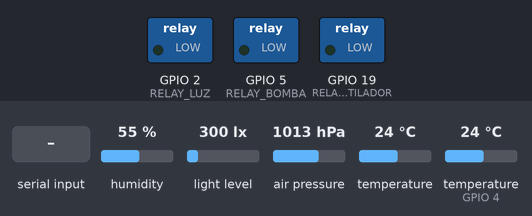
Simulated run of this sketch. Board: ESP32. On the bench: switched loads named in the sketch (green lamp = pin HIGH). Inputs (shaded band) come from the test bench; at power-on: temperature (sensor on GPIO 4) 24 °C, humidity 55 %, light level 300 lx, air pressure 1013 hPa, temperature 24 °C. What the sketch prints to the serial monitor is not drawn.

Above: at 1.3 s.
1.4 s: temperature (sensor on GPIO 4) set to 5 °C
5.2 s: temperature (sensor on GPIO 4) set to 2 °C
At 7.0 s:
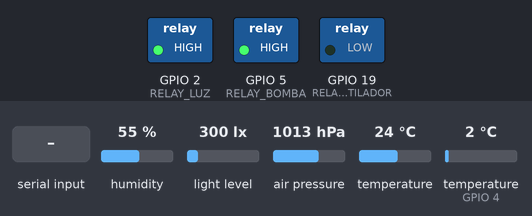
7.5 s: "L" received over Serial
At 7.9 s:
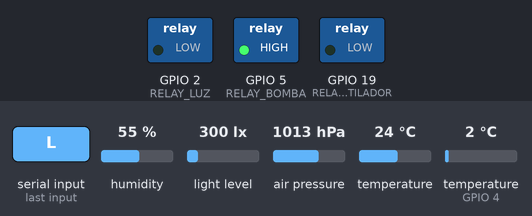
9.5 s: "b90\n" received over Serial
At 9.9 s:
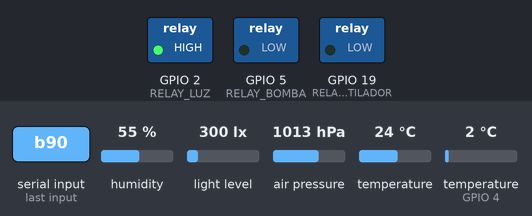
11.5 s: temperature (sensor on GPIO 4) set to 12 °C
At 12.7 s:
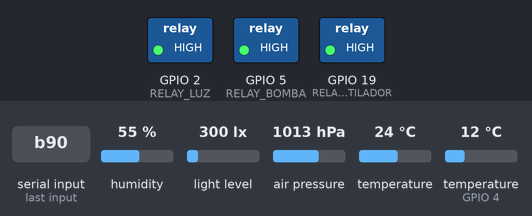
13.5 s: "b,45\n" received over Serial
At 13.9 s:
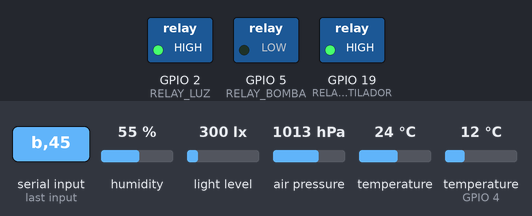
Timing chart, 0 to 16.5 s (numbered marks = the images above; inputs shaded):
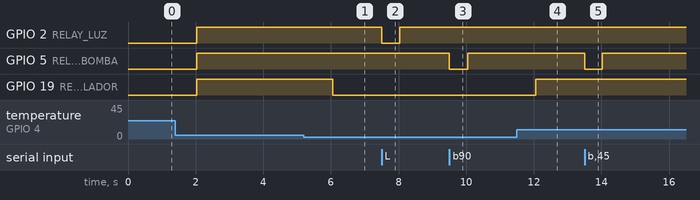

Measured:
- the behaviour switches between 4 and 3 °C on temperature (sensor on GPIO 4) (found by bisection; images 0 and 1)
- after the input at 5.2 s, GPIO 19 (RELAY_VENTILADOR): HIGH → LOW after 0.85 s
- after the input at 7.5 s, GPIO 2 (RELAY_LUZ): HIGH → LOW at once, → HIGH 0.53 s later
- after the input at 9.5 s, GPIO 5 (RELAY_BOMBA): HIGH → LOW at once, → HIGH 0.55 s later
- after the input at 11.5 s, GPIO 19 (RELAY_VENTILADOR): LOW → HIGH after 0.55 s
- after the input at 13.5 s, GPIO 5 (RELAY_BOMBA): HIGH → LOW at once, → HIGH 0.53 s later

The sketch:

prenderActuadores.ino
```cpp
#include <DHT.h>
#include <Wire.h>
#include <Adafruit_BMP085.h>
#include <BH1750.h>

// Definir pines y objetos para DHT11
#define DHT_PIN 4
#define DHT_TYPE DHT11
DHT dht(DHT_PIN, DHT_TYPE);

// Crear objeto BMP180
Adafruit_BMP085 bmp;

// Crear objeto BH1750 (GY-30)
BH1750 lightMeter;

// Pines de los 3 relés para ESP32 - MODIFICADO
#define RELAY_BOMBA 5      // GPIO5 para bomba de agua
#define RELAY_VENTILADOR 19 // GPIO18 para ventilador
#define RELAY_LUZ 2        // GPIO19 para luz

// Variables para estado de sensores
bool dhtAvailable = false;
bool bmpAvailable = false;
bool gy30Available = false;
uint8_t gy30Address = 0;

// Variables para timing
unsigned long previousMillis = 0;
const long interval = 2000;  // Intervalo de 2 segundos

// Variables para control de actuadores
bool bombaState = false;
bool ventiladorState = false;
bool luzState = false;

// Umbrales para activación
float humidityThreshold = 4000.0;    // % humedad para activar bomba
float temperatureThreshold = 3.0; // °C para activar ventilador
float lightThreshold = 10000.0;     // lx para activar LED

void setup() {
  // Iniciar comunicación serial
  Serial.begin(115200);
  Serial.println("Iniciando sistema de sensores con 3 relés en ESP32...");

  // Iniciar I2C
  Wire.begin();

  // Configurar pines de los relés - MODIFICADO para ESP32
  pinMode(RELAY_BOMBA, OUTPUT);
  pinMode(RELAY_VENTILADOR, OUTPUT);
  pinMode(RELAY_LUZ, OUTPUT);

  // Iniciar todos los relés apagados
  digitalWrite(RELAY_BOMBA, LOW);
  digitalWrite(RELAY_VENTILADOR, LOW);
  digitalWrite(RELAY_LUZ, LOW);

  // Verificar sensores disponibles
  verificarSensores();

  Serial.println("✅ Sistema con 3 relés configurado en ESP32:");
  Serial.println("   - Bomba: GPIO " + String(RELAY_BOMBA));
  Serial.println("   - Ventilador: GPIO " + String(RELAY_VENTILADOR));
  Serial.println("   - Luz: GPIO " + String(RELAY_LUZ));

  // Mostrar menú de selección
  mostrarMenuActuadores();

  Serial.println("Sistema listo para leer sensores");
  Serial.println("==================================");
}

void loop() {
  unsigned long currentMillis = millis();

  // Leer comandos seriales
  if (Serial.available()) {
    procesarComando(Serial.read());
  }

  // Leer sensores cada 2 segundos
  if (currentMillis - previousMillis >= interval) {
    previousMillis = currentMillis;

    // Leer solo los sensores disponibles
    if (dhtAvailable) {
      leerDHT11();
    } else {
      Serial.println("=== SENSOR DHT11 ===");
      Serial.println("Sensor no disponible");
    }

    if (bmpAvailable) {
      leerBMP180();
    } else {
      Serial.println("=== SENSOR BMP180 ===");
      Serial.println("Sensor no disponible");
    }

    if (gy30Available) {
      leerGY30();
    } else {
      Serial.println("=== SENSOR GY-30 (BH1750) ===");
      Serial.println("Sensor no disponible");
    }

    // Controlar todos los actuadores automáticamente
    controlarActuadores();

    // Mostrar estado actual
    mostrarEstadoActual();

    Serial.println("==================================");
  }
}

void verificarSensores() {
  // Verificar sensor DHT11
  Serial.print("Verificando sensor DHT11... ");
  dht.begin();
  delay(100);

  float testHumidity = dht.readHumidity();
  float testTemperature = dht.readTemperature();

  if (isnan(testHumidity) || isnan(testTemperature)) {
    Serial.println("NO DISPONIBLE");
    dhtAvailable = false;
  } else {
    Serial.println("OK");
    dhtAvailable = true;
  }

  // Verificar sensor BMP180
  Serial.print("Verificando sensor BMP180... ");
  if (!bmp.begin()) {
    Serial.println("NO DISPONIBLE");
    bmpAvailable = false;
  } else {
    Serial.println("OK");
    bmpAvailable = true;
  }

  // Verificar sensor GY-30 (BH1750)
  Serial.print("Verificando sensor GY-30 (BH1750)... ");
  gy30Available = verificarGY30();

  // Mostrar resumen de sensores disponibles
  Serial.println("\n=== RESUMEN DE SENSORES ===");
  Serial.print("DHT11: ");
  Serial.println(dhtAvailable ? "DISPONIBLE" : "NO DISPONIBLE");
  Serial.print("BMP180: ");
  Serial.println(bmpAvailable ? "DISPONIBLE" : "NO DISPONIBLE");
  Serial.print("GY-30: ");
  Serial.println(gy30Available ? "DISPONIBLE" : "NO DISPONIBLE");
}

bool verificarGY30() {
  if (lightMeter.begin(BH1750::CONTINUOUS_HIGH_RES_MODE, 0x23)) {
    gy30Address = 0x23;
    Serial.println("OK (Dirección 0x23)");
    return true;
  }

  if (lightMeter.begin(BH1750::CONTINUOUS_HIGH_RES_MODE, 0x5C)) {
    gy30Address = 0x5C;
    Serial.println("OK (Dirección 0x5C)");
    return true;
  }

  Serial.println("NO DISPONIBLE");
  return false;
}

void mostrarMenuActuadores() {
  Serial.println("\n=== CONTROL DE 3 RELÉS ===");
  Serial.println("Comandos manuales:");
  Serial.println("b - Activar/Desactivar BOMBA manualmente");
  Serial.println("v - Activar/Desactivar VENTILADOR manualmente");
  Serial.println("l - Activar/Desactivar LUZ manualmente");
  Serial.println("a - Activar TODOS los relés");
  Serial.println("x - Apagar TODOS los relés");
  Serial.println("t - Cambiar umbrales automáticos");
  Serial.println("s - Mostrar estado actual");
  Serial.println("m - Mostrar este menú");
  Serial.println("==============================");
}

void procesarComando(char comando) {
  switch(comando) {
    case 'b':
    case 'B':
      bombaState = !bombaState;
      digitalWrite(RELAY_BOMBA, bombaState ? HIGH : LOW);
      Serial.println("🎛️  BOMBA " + String(bombaState ? "ACTIVADA" : "DESACTIVADA") + " manualmente");
      break;
    case 'v':
    case 'V':
      ventiladorState = !ventiladorState;
      digitalWrite(RELAY_VENTILADOR, ventiladorState ? HIGH : LOW);
      Serial.println("🎛️  VENTILADOR " + String(ventiladorState ? "ACTIVADO" : "DESACTIVADO") + " manualmente");
      break;
    case 'l':
    case 'L':
      luzState = !luzState;
      digitalWrite(RELAY_LUZ, luzState ? HIGH : LOW);
      Serial.println("🎛️  LUZ " + String(luzState ? "ACTIVADA" : "DESACTIVADA") + " manualmente");
      break;
    case 'a':
    case 'A':
      // Activar todos los relés
      bombaState = true;
      ventiladorState = true;
      luzState = true;
      digitalWrite(RELAY_BOMBA, HIGH);
      digitalWrite(RELAY_VENTILADOR, HIGH);
      digitalWrite(RELAY_LUZ, HIGH);
      Serial.println("🎛️  TODOS los relés ACTIVADOS");
      break;
    case 'x':
    case 'X':
      // Apagar todos los relés
      bombaState = false;
      ventiladorState = false;
      luzState = false;
      digitalWrite(RELAY_BOMBA, LOW);
      digitalWrite(RELAY_VENTILADOR, LOW);
      digitalWrite(RELAY_LUZ, LOW);
      Serial.println("🎛️  TODOS los relés APAGADOS");
      break;
    case 't':
    case 'T':
      cambiarUmbrales();
      break;
    case 's':
    case 'S':
      mostrarEstadoActual();
      break;
    case 'm':
    case 'M':
      mostrarMenuActuadores();
      break;
    default:
      Serial.println("Comando no reconocido. Presiona 'm' para ver el menú.");
  }
}

void cambiarUmbrales() {
  Serial.println("\n=== CAMBIAR UMBRALES AUTOMÁTICOS ===");

  if (Serial.available()) Serial.read(); // Limpiar buffer

  Serial.print("Umbral humedad actual ("); Serial.print(humidityThreshold); Serial.print("%) - Nuevo: ");
  while(!Serial.available()) delay(100);
  humidityThreshold = Serial.parseFloat();
  Serial.println(humidityThreshold);

  Serial.print("Umbral temperatura actual ("); Serial.print(temperatureThreshold); Serial.print("°C) - Nuevo: ");
  while(!Serial.available()) delay(100);
  temperatureThreshold = Serial.parseFloat();
  Serial.println(temperatureThreshold);

  Serial.print("Umbral luz actual ("); Serial.print(lightThreshold); Serial.print(" lx) - Nuevo: ");
  while(!Serial.available()) delay(100);
  lightThreshold = Serial.parseFloat();
  Serial.println(lightThreshold);

  Serial.println("Umbrales actualizados correctamente");
}

void controlarActuadores() {
  // Controlar BOMBA (se activa cuando humedad baja)
  if (dhtAvailable) {
    float humidity = dht.readHumidity();
    if (!isnan(humidity)) {
      bool nuevoEstadoBomba = (humidity < humidityThreshold);
      if (nuevoEstadoBomba != bombaState) {
        bombaState = nuevoEstadoBomba;
        digitalWrite(RELAY_BOMBA, bombaState ? HIGH : LOW);
        Serial.println("💧 BOMBA " + String(bombaState ? "ACTIVADA" : "DESACTIVADA") + " (Humedad: " + String(humidity) + "%)");
      }
    }
  }

  // Controlar VENTILADOR (se activa cuando temperatura alta)
  if (dhtAvailable) {
    float temperature = dht.readTemperature();
    if (!isnan(temperature)) {
      bool nuevoEstadoVentilador = (temperature > temperatureThreshold);
      if (nuevoEstadoVentilador != ventiladorState) {
        ventiladorState = nuevoEstadoVentilador;
        digitalWrite(RELAY_VENTILADOR, ventiladorState ? HIGH : LOW);
        Serial.println("🌬️  VENTILADOR " + String(ventiladorState ? "ACTIVADO" : "DESACTIVADO") + " (Temp: " + String(temperature) + "°C)");
      }
    }
  }

  // Controlar LUZ (se activa cuando luz baja)
  if (gy30Available) {
    float lux = lightMeter.readLightLevel();
    if (!isnan(lux) && lux >= 0) {
      bool nuevoEstadoLuz = (lux < lightThreshold);
      if (nuevoEstadoLuz != luzState) {
        luzState = nuevoEstadoLuz;
        digitalWrite(RELAY_LUZ, luzState ? HIGH : LOW);
        Serial.println("💡 LUZ " + String(luzState ? "ACTIVADA" : "DESACTIVADA") + " (Luz: " + String(lux) + " lx)");
      }
    }
  }
}

void mostrarEstadoActual() {
  Serial.println("\n=== ESTADO ACTUAL DE RELÉS ===");
  Serial.println("💧 BOMBA:    " + String(bombaState ? "ON" : "OFF") + " (Humedad < " + String(humidityThreshold) + "%)");
  Serial.println("🌬️  VENTILADOR: " + String(ventiladorState ? "ON" : "OFF") + " (Temp > " + String(temperatureThreshold) + "°C)");
  Serial.println("💡 LUZ:     " + String(luzState ? "ON" : "OFF") + " (Luz < " + String(lightThreshold) + " lx)");
  Serial.println("==============================");
}

void leerDHT11() {
  float humidity = dht.readHumidity();
  float temperature = dht.readTemperature();

  if (isnan(humidity) || isnan(temperature)) {
    Serial.println("=== SENSOR DHT11 ===");
    Serial.println("Error en lectura del sensor");
    return;
  }

  float heatIndex = dht.computeHeatIndex(temperature, humidity, false);

  Serial.println("=== SENSOR DHT11 (Temperatura/Humedad) ===");
  Serial.print("Humedad: "); Serial.print(humidity); Serial.println(" %");
  Serial.print("Temperatura: "); Serial.print(temperature); Serial.println(" °C");
  Serial.print("Sensación térmica: "); Serial.print(heatIndex); Serial.println(" °C");

  // Mostrar estado respecto a umbrales
  Serial.print("🔍 Humedad "); Serial.print(humidity < humidityThreshold ? "BAJA" : "OK");
  Serial.print(" (Umbral: "); Serial.print(humidityThreshold); Serial.println("%)");

  Serial.print("🔍 Temperatura "); Serial.print(temperature > temperatureThreshold ? "ALTA" : "OK");
  Serial.print(" (Umbral: "); Serial.print(temperatureThreshold); Serial.println("°C)");
}

void leerBMP180() {
  float temperatureBMP = bmp.readTemperature();
  float pressure = bmp.readPressure();
  float altitude = bmp.readAltitude();

  if (isnan(temperatureBMP) || isnan(pressure)) {
    Serial.println("=== SENSOR BMP180 ===");
    Serial.println("Error en lectura del sensor");
    return;
  }

  float pressureHPa = pressure / 100.0;

  Serial.println("=== SENSOR BMP180 (Presión/Altitud) ===");
  Serial.print("Presión: "); Serial.print(pressureHPa); Serial.println(" hPa");
  Serial.print("Altitud aproximada: "); Serial.print(altitude); Serial.println(" m");
}

void leerGY30() {
  float lux = lightMeter.readLightLevel();

  if (isnan(lux) || lux < 0) {
    Serial.println("=== SENSOR GY-30 (BH1750) ===");
    Serial.println("Error en lectura del sensor");
    return;
  }

  Serial.println("=== SENSOR GY-30 (BH1750 - Luz) ===");
  Serial.print("Intensidad luminosa: "); Serial.print(lux); Serial.println(" lx");

  // Mostrar estado respecto a umbral
  Serial.print("🔍 Luz "); Serial.print(lux < lightThreshold ? "BAJA" : "OK");
  Serial.print(" (Umbral: "); Serial.print(lightThreshold); Serial.println(" lx)");
}
```
